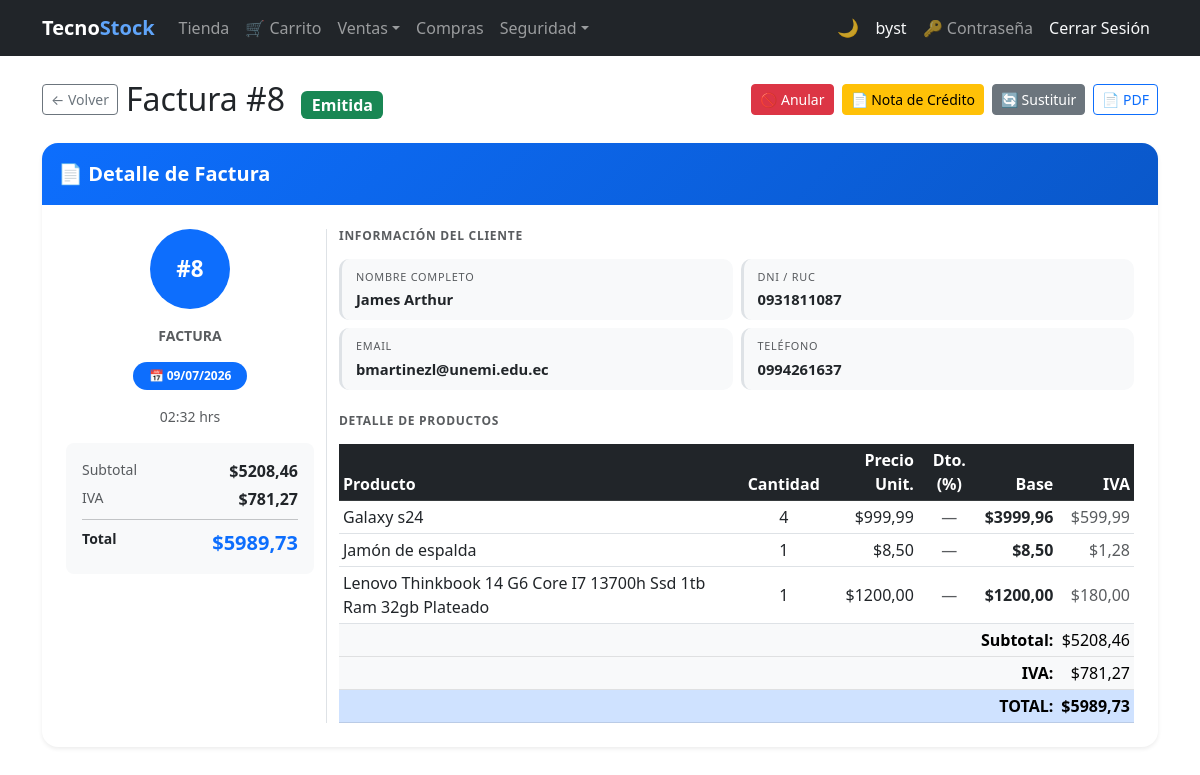
The page /invoices/8/ (signed in) on the database its author committed.
### billing/models.py (models this page shows, shortened)
class Invoice(models.Model):
    BORRADOR = 0
    EMITIDA  = 1
    ANULADA  = 2
    ESTADO_CHOICES = [
        (BORRADOR, 'Borrador'),
        (EMITIDA,  'Emitida'),
        (ANULADA,  'Anulada'),
    ]
    customer     = models.ForeignKey(Customer, on_delete=models.PROTECT, related_name='invoices')
    invoice_date = models.DateTimeField(auto_now_add=True)
    subtotal     = models.DecimalField(max_digits=12, decimal_places=2, default=0)
    tax          = models.DecimalField(max_digits=12, decimal_places=2, default=0)
    total        = models.DecimalField(max_digits=12, decimal_places=2, default=0)
    estado       = models.PositiveSmallIntegerField(
                       choices=ESTADO_CHOICES, default=BORRADOR, verbose_name='Estado')
    is_active    = models.BooleanField(default=True)
    PAYMENT_CHOICES = [('card', 'Tarjeta'), ('paypal', 'PayPal')]
    payment_method  = models.CharField(
                          max_length=10, choices=PAYMENT_CHOICES, null=True, blank=True,
                          verbose_name='Método de pago')
    paypal_order_id = models.CharField(max_length=64, null=True, blank=True)
    class Meta:
        ordering = ['-invoice_date']
    @property
    def can_confirm(self):     return self.estado == self.BORRADOR
    @property
    def can_edit(self):        return self.estado == self.BORRADOR
    @property
    def can_delete(self):      return self.estado == self.BORRADOR
    @property
    def can_cancel(self):      return self.estado == self.EMITIDA
    @property
    def can_substitute(self):  return self.estado == self.EMITIDA
    @property
    def can_credit_note(self): return self.estado == self.EMITIDA
    @property
    def estado_badge_class(self):
        return {
            self.BORRADOR: 'bg-secondary',
            self.EMITIDA:  'bg-success',
            self.ANULADA:  'bg-danger',
        }.get(self.estado, 'bg-secondary')

class Customer(models.Model):
    user       = models.OneToOneField(
                     settings.AUTH_USER_MODEL, null=True, blank=True,
                     on_delete=models.SET_NULL, related_name='customer_account',
                     verbose_name='Cuenta de usuario')
    dni        = models.CharField(max_length=13, unique=True, verbose_name='DNI/RUC', validators=[validate_cedula_ec])
    first_name = models.CharField(max_length=100)
    last_name  = models.CharField(max_length=100)
    email      = models.EmailField(blank=True, null=True)
    phone      = models.CharField(max_length=20, blank=True, null=True)
    address    = models.TextField(blank=True, null=True)
    photo      = models.ImageField(upload_to='customer/', blank=True, null=True, verbose_name='Foto')
    is_active  = models.BooleanField(default=True)
    created_at = models.DateTimeField(auto_now_add=True)
    updated_at = models.DateTimeField(auto_now=True)
    class Meta:
        ordering = ['last_name', 'first_name']
    @property
    def full_name(self): return f'{self.first_name} {self.last_name}'

class InvoiceDetail(models.Model):
    invoice      = models.ForeignKey(Invoice, on_delete=models.CASCADE, related_name='details')
    product      = models.ForeignKey(Product, on_delete=models.PROTECT, related_name='invoice_details')
    quantity     = models.IntegerField(default=1)
    unit_price   = models.DecimalField(max_digits=12, decimal_places=2)
    discount_pct = models.DecimalField(
        max_digits=5, decimal_places=2, default=0,
        verbose_name='Descuento (%)',
        validators=[MinValueValidator(Decimal('0')), MaxValueValidator(Decimal('100'))],
    )
    subtotal     = models.DecimalField(max_digits=12, decimal_places=2, default=0)
    tax_amount   = models.DecimalField(max_digits=12, decimal_places=2, default=0, verbose_name='IVA')

class Product(models.Model):
    name = models.CharField(max_length=200, verbose_name='Product Name')
    description = models.TextField(blank=True, null=True)
    brand = models.ForeignKey(Brand, on_delete=models.PROTECT, related_name='products')
    group = models.ForeignKey(ProductGroup, on_delete=models.PROTECT, related_name='products')
    suppliers = models.ManyToManyField(Supplier, related_name='products', blank=True)
    photo      = models.ImageField(upload_to='products/', blank=True, null=True, verbose_name='Foto')
    unit_price = models.DecimalField(max_digits=12, decimal_places=2)
    tax_rate   = models.DecimalField(
                     max_digits=5, decimal_places=4, default=Decimal('0.15'),
                     verbose_name='Tasa IVA',
                     validators=[MinValueValidator(Decimal('0')), MaxValueValidator(Decimal('1'))],
                 )
    stock = models.IntegerField(default=0)
    is_active = models.BooleanField(default=True)
    created_at = models.DateTimeField(auto_now_add=True)
    updated_at = models.DateTimeField(auto_now=True)
    class Meta:
        verbose_name = 'Product'
        verbose_name_plural = 'Products'
        ordering = ['name']

### billing/views.py (the view)
# urls.py: path('invoices/<int:pk>/', views.invoice_detail, name='invoice_detail'),
@login_required
def invoice_detail(request, pk):
    invoice = get_object_or_404(
        Invoice.objects.select_related('customer')
                       .prefetch_related('details__product', 'credit_notes'),
        pk=pk
    )
    return render(request, 'billing/invoice_detail.html', {'invoice': invoice})

### security/templatetags/security_tags.py (called while the page is built)
@register.filter(name='has_group')
def has_group(user, group_name):
    if not user.is_authenticated:
        return False
    if user.is_superuser:  # el superusuario ve todo
        return True
    return user.groups.filter(name=group_name).exists()

### billing/templates/billing/invoice_detail.html (shortened to what this page needs)
{% extends 'billing/base.html' %}
{% load security_tags %}
{% block content %}
<div class="d-flex flex-wrap align-items-center gap-2 mb-4">
  <a href="{% url 'billing:invoice_list' %}" class="btn btn-outline-secondary btn-sm">&#8592; Volver</a>
  <h2 class="mb-0 me-auto">
    Factura #{{ invoice.id }}
    <span class="badge {{ invoice.estado_badge_class }} fs-6 ms-2">{{ invoice.get_estado_display }}</span>
  </h2>
  {% if invoice.can_cancel %}
    {% if user|has_group:'Administrador' or user|has_group:'Analista de Compras' or not user|has_any_group %}
    <a href="{% url 'billing:invoice_cancel' invoice.pk %}" class="btn btn-danger btn-sm">&#128683; Anular</a>
    {% endif %}
  {% endif %}
  {% if invoice.can_credit_note %}
    <a href="{% url 'billing:credit_note_create' invoice.pk %}" class="btn btn-warning btn-sm">&#128196; Nota de Crédito</a>
  {% endif %}
  {% if invoice.can_substitute %}
    <a href="{% url 'billing:invoice_substitute' invoice.pk %}" class="btn btn-secondary btn-sm">&#128260; Sustituir</a>
  {% endif %}
  <a href="{% url 'billing:invoice_pdf' invoice.pk %}" class="btn btn-outline-primary btn-sm" title="Descargar PDF">&#128196; PDF</a>
</div>
<div class="card border-0 shadow-sm rounded-4 overflow-hidden mb-4">
  <div class="card-header border-0 py-3 inv-card-header">
    <span class="text-white fw-bold fs-5">&#128196; Detalle de Factura</span>
  </div>
  <div class="card-body p-4">
    <div class="row g-4">
      <div class="col-md-3 text-center border-end pb-4 pb-md-0">
        <div class="inv-avatar mx-auto mb-3">#{{ invoice.id }}</div>
        <p class="text-muted small fw-semibold text-uppercase mb-3">Factura</p>
        <div class="mb-3">
          <span class="badge rounded-pill bg-primary px-3 py-2">
            &#128197;&nbsp;{{ invoice.invoice_date|date:"d/m/Y" }}
          </span>
        </div>
        <div class="mb-1 text-muted small">{{ invoice.invoice_date|date:"H:i" }} hrs</div>
        <div class="inv-summary-box rounded-3 p-3 text-start mt-3">
          <div class="d-flex justify-content-between mb-1">
            <small class="text-muted">Subtotal</small>
            <span class="fw-semibold">${{ invoice.subtotal }}</span>
          </div>
          <div class="d-flex justify-content-between mb-1">
            <small class="text-muted">IVA</small>
            <span class="fw-semibold">${{ invoice.tax }}</span>
          </div>
          <hr class="my-2">
          <div class="d-flex justify-content-between">
            <small class="fw-bold">Total</small>
            <span class="fw-bold text-primary fs-5">${{ invoice.total }}</span>
          </div>
        </div>
      </div>
      <div class="col-md-9">
        <h6 class="text-muted text-uppercase fw-semibold mb-3 dm-section-label">Información del Cliente</h6>
        <div class="row g-2 mb-4">
          <div class="col-sm-6">
            <div class="dm-field">
              <small class="dm-label">Nombre completo</small>
              <div class="dm-value">{{ invoice.customer.full_name }}</div>
            </div>
          </div>
          <div class="col-sm-6">
            <div class="dm-field">
              <small class="dm-label">DNI / RUC</small>
              <div class="dm-value">{{ invoice.customer.dni }}</div>
            </div>
          </div>
          {% if invoice.customer.email %}
          <div class="col-sm-6">
            <div class="dm-field">
              <small class="dm-label">Email</small>
              <div class="dm-value">{{ invoice.customer.email }}</div>
            </div>
          </div>
          {% endif %}
          {% if invoice.customer.phone %}
          <div class="col-sm-6">
            <div class="dm-field">
              <small class="dm-label">Teléfono</small>
              <div class="dm-value">{{ invoice.customer.phone }}</div>
            </div>
          </div>
          {% endif %}
        </div>
        <h6 class="text-muted text-uppercase fw-semibold mb-3 dm-section-label">Detalle de Productos</h6>
        <div class="table-responsive">
          <table class="table table-sm table-hover align-middle mb-0">
            <thead class="table-dark">
              <tr>
                <th>Producto</th>
                <th class="text-center">Cantidad</th>
                <th class="text-end">Precio Unit.</th>
                <th class="text-center">Dto. (%)</th>
                <th class="text-end">Base</th>
                <th class="text-end">IVA</th>
              </tr>
            </thead>
            <tbody>
              {% for det in invoice.details.all %}
              <tr>
                <td>{{ det.product.name }}</td>
                <td class="text-center">{{ det.quantity }}</td>
                <td class="text-end">${{ det.unit_price }}</td>
                <td class="text-center">
                  {% if det.discount_pct %}
                    <span class="badge bg-warning text-dark">{{ det.discount_pct }}%</span>
                  {% else %}
                    <span class="text-muted">—</span>
                  {% endif %}
                </td>
                <td class="text-end fw-semibold">${{ det.subtotal }}</td>
                <td class="text-end text-muted">${{ det.tax_amount }}</td>
              </tr>
              {% empty %}
              <tr><td colspan="6" class="text-center text-muted">Sin líneas de detalle.</td></tr>
              {% endfor %}
            </tbody>
            <tfoot class="table-light">
              <tr>
                <td colspan="5" class="text-end fw-semibold">Subtotal:</td>
                <td class="text-end">${{ invoice.subtotal }}</td>
              </tr>
              <tr>
                <td colspan="5" class="text-end fw-semibold">IVA:</td>
                <td class="text-end">${{ invoice.tax }}</td>
              </tr>
              <tr class="table-primary">
                <td colspan="5" class="text-end fw-bold fs-6">TOTAL:</td>
                <td class="text-end fw-bold fs-6">${{ invoice.total }}</td>
              </tr>
            </tfoot>
          </table>
        </div>
      </div>
    </div>
  </div>
</div>
{% endblock %}

### billing/templates/billing/base.html (shortened to what this page needs)
{% load security_tags %}
<!DOCTYPE html>
<html lang="es">
<head>
  <link href="https://cdn.jsdelivr.net/npm/bootstrap@5.3.0/dist/css/bootstrap.min.css" rel="stylesheet">
</head>
<body>
<nav class="navbar navbar-expand-lg navbar-dark bg-dark">
  <div class="container">
    <a class="navbar-brand fw-bold" href="{% url 'billing:home' %}">Tecno<span class="nav-brand-accent">Stock</span></a>
    <div class="collapse navbar-collapse" id="nav">
      <ul class="navbar-nav me-auto">
        {% if user.is_authenticated %}
        {% if user|has_group:'Cliente' %}
        <li class="nav-item"><a class="nav-link" href="{% url 'store:catalog' %}">Tienda</a></li>
        <li class="nav-item"><a class="nav-link" href="{% url 'store:cart' %}">&#128722; Carrito</a></li>
        {% endif %}
        <li class="nav-item dropdown">
          <a class="nav-link dropdown-toggle" href="#" role="button" data-bs-toggle="dropdown" aria-expanded="false">Ventas</a>
        </li>
        {% if user|has_group:'Analista de Compras' or user|has_group:'Administrador' or not user|has_any_group %}
        <li class="nav-item"><a class="nav-link" href="{% url 'purchasing:purchase_list' %}">Compras</a></li>
        {% endif %}
        {% if user|has_group:'Administrador' %}
        <li class="nav-item dropdown">
          <a class="nav-link dropdown-toggle" href="#" role="button" data-bs-toggle="dropdown" aria-expanded="false">Seguridad</a>
        </li>
        {% endif %}
        {% endif %}
      </ul>
      <ul class="navbar-nav align-items-center">
        <li class="nav-item"><button type="button" class="theme-toggle-btn" id="theme-toggle" onclick="toggleTheme()" title="Cambiar tema claro / oscuro"><span id="theme-icon">&#127769;</span></button></li>
        <li class="nav-item">{% if user.is_authenticated %}<a class="nav-link text-light" href="{% url 'billing:dashboard' %}">{{ user.username }}</a>{% endif %}</li>
        <li class="nav-item">{% if user.is_authenticated %}<a class="nav-link" href="{% url 'password_change' %}" title="Cambiar contraseña">&#128273; Contraseña</a>{% endif %}</li>
        <li class="nav-item">{% if user.is_authenticated %}<form method="post" action="{% url 'logout' %}" class="d-inline">{% csrf_token %}<button type="submit" class="nav-link btn btn-link text-light btn-nav-link">Cerrar Sesión</button></form>{% else %}<a class="nav-link" href="{% url 'login' %}">Iniciar Sesión</a>{% endif %}</li>
      </ul>
    </div>
  </div>
</nav>
<div class="container mt-4">
  {% block content %}{% endblock %}
</div>
</body>
</html>

### billing/templates/billing/base.html (style rules this page uses)
.dm-field { background: var(--bs-tertiary-bg); border-radius: 10px; padding: 10px 14px; border-left: 3px solid var(--bs-border-color); height: 100%; transition: border-color .2s; }
.dm-label { font-size: .68rem; text-transform: uppercase; letter-spacing: .07em; color: var(--bs-secondary-color); display: block; margin-bottom: 3px; }
.dm-value { font-size: .92rem; font-weight: 600; color: var(--bs-body-color); word-break: break-word; }
.dm-section-label { letter-spacing: .06em; font-size: .75rem; }
.inv-card-header { background: linear-gradient(135deg,#0d6efd 0%,#0943a8 100%); }
.inv-avatar { background: linear-gradient(135deg,#0d6efd,#0943a8); font-size: 1.5rem; }
.btn-nav-link { text-decoration: none; }
.nav-brand-accent { color: #60a5fa; }
.theme-toggle-btn { background: none; border: none; cursor: pointer; font-size: 1.1rem; line-height: 1; padding: .375rem .5rem; border-radius: .375rem; transition: background .2s; color: rgba(255,255,255,.75); }

### billing/templates/billing/invoice_detail.html (style rules this page uses)
.inv-card-header { background: linear-gradient(135deg,#0d6efd,#0a58ca); }
.inv-avatar { width:80px; height:80px; border-radius:50%; background:#0d6efd; color:#fff; font-size:1.4rem; font-weight:700; display:flex; align-items:center; justify-content:center; }
.inv-summary-box { background: var(--bs-tertiary-bg); }

### rows shown on the page
Invoice: id "8", estado "Emitida", invoice_date "09/07/2026", invoice_date "02:32", subtotal "5208,46", tax "781,27", total "5989,73", customer.full_name "James Arthur", customer.dni "0931811087", customer.email "bmartinezl@unemi.edu.ec", customer.phone "0994261637"
InvoiceDetail: product.name "Galaxy s24", quantity "4", unit_price "999,99", subtotal "3999,96", tax_amount "599,99"
InvoiceDetail: product.name "Jamón de espalda", quantity "1", unit_price "8,50", subtotal "8,50", tax_amount "1,28"
InvoiceDetail: product.name "Lenovo Thinkbook 14 G6 Core I7 13700h Ssd 1tb Ram 32gb Plateado", quantity "1", unit_price "1200,00", subtotal "1200,00", tax_amount "180,00"

### other values the page prints
{{ user.username }} "byst"
